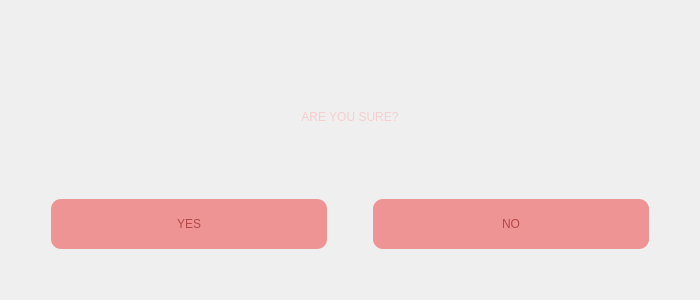
<?xml version="1.0" encoding="UTF-8"?>
<ui version="4.0">
 <class>Check</class>
 <widget class="QDialog" name="Check">
  <property name="geometry">
   <rect>
    <x>0</x>
    <y>0</y>
    <width>700</width>
    <height>300</height>
   </rect>
  </property>
  <property name="minimumSize">
   <size>
    <width>700</width>
    <height>300</height>
   </size>
  </property>
  <property name="maximumSize">
   <size>
    <width>700</width>
    <height>300</height>
   </size>
  </property>
  <property name="windowTitle">
   <string>MATFWars</string>
  </property>
  <property name="styleSheet">
   <string notr="true">#Check{
	border-image: url(:/background/background2.jpg);
}</string>
  </property>
  <layout class="QVBoxLayout" name="verticalLayout">
   <item>
    <spacer name="verticalSpacer_2">
     <property name="orientation">
      <enum>Qt::Vertical</enum>
     </property>
     <property name="sizeType">
      <enum>QSizePolicy::Fixed</enum>
     </property>
     <property name="sizeHint" stdset="0">
      <size>
       <width>20</width>
       <height>30</height>
      </size>
     </property>
    </spacer>
   </item>
   <item>
    <widget class="QLabel" name="sure_label">
     <property name="styleSheet">
      <string notr="true">font: 600 35pt &quot;URW Bookman&quot;;
color: rgb(246, 206, 206);</string>
     </property>
     <property name="text">
      <string>ARE YOU SURE?</string>
     </property>
     <property name="alignment">
      <set>Qt::AlignCenter</set>
     </property>
    </widget>
   </item>
   <item>
    <layout class="QHBoxLayout" name="horizontalLayout">
     <property name="leftMargin">
      <number>0</number>
     </property>
     <property name="topMargin">
      <number>0</number>
     </property>
     <item>
      <spacer name="horizontalSpacer">
       <property name="orientation">
        <enum>Qt::Horizontal</enum>
       </property>
       <property name="sizeType">
        <enum>QSizePolicy::Fixed</enum>
       </property>
       <property name="sizeHint" stdset="0">
        <size>
         <width>40</width>
         <height>20</height>
        </size>
       </property>
      </spacer>
     </item>
     <item>
      <widget class="QPushButton" name="yes_check_button">
       <property name="sizePolicy">
        <sizepolicy hsizetype="Expanding" vsizetype="Expanding">
         <horstretch>3</horstretch>
         <verstretch>3</verstretch>
        </sizepolicy>
       </property>
       <property name="minimumSize">
        <size>
         <width>30</width>
         <height>50</height>
        </size>
       </property>
       <property name="maximumSize">
        <size>
         <width>300</width>
         <height>50</height>
        </size>
       </property>
       <property name="styleSheet">
        <string notr="true">color:rgb(180, 72, 72);
font: 600 25pt &quot;URW Bookman&quot;;
background-color: rgb(238,148,148);
border-radius:10px;</string>
       </property>
       <property name="text">
        <string>YES</string>
       </property>
      </widget>
     </item>
     <item>
      <spacer name="horizontalSpacer_2">
       <property name="orientation">
        <enum>Qt::Horizontal</enum>
       </property>
       <property name="sizeType">
        <enum>QSizePolicy::Fixed</enum>
       </property>
       <property name="sizeHint" stdset="0">
        <size>
         <width>40</width>
         <height>20</height>
        </size>
       </property>
      </spacer>
     </item>
     <item>
      <widget class="QPushButton" name="no_check_button">
       <property name="sizePolicy">
        <sizepolicy hsizetype="Expanding" vsizetype="Expanding">
         <horstretch>3</horstretch>
         <verstretch>3</verstretch>
        </sizepolicy>
       </property>
       <property name="minimumSize">
        <size>
         <width>30</width>
         <height>50</height>
        </size>
       </property>
       <property name="maximumSize">
        <size>
         <width>300</width>
         <height>50</height>
        </size>
       </property>
       <property name="styleSheet">
        <string notr="true">color:rgb(180, 72, 72);
font: 600 25pt &quot;URW Bookman&quot;;
background-color: rgb(238,148,148);
border-radius:10px;</string>
       </property>
       <property name="text">
        <string>NO</string>
       </property>
      </widget>
     </item>
     <item>
      <spacer name="horizontalSpacer_3">
       <property name="orientation">
        <enum>Qt::Horizontal</enum>
       </property>
       <property name="sizeType">
        <enum>QSizePolicy::Fixed</enum>
       </property>
       <property name="sizeHint" stdset="0">
        <size>
         <width>40</width>
         <height>20</height>
        </size>
       </property>
      </spacer>
     </item>
    </layout>
   </item>
   <item>
    <spacer name="verticalSpacer">
     <property name="orientation">
      <enum>Qt::Vertical</enum>
     </property>
     <property name="sizeType">
      <enum>QSizePolicy::Fixed</enum>
     </property>
     <property name="sizeHint" stdset="0">
      <size>
       <width>20</width>
       <height>40</height>
      </size>
     </property>
    </spacer>
   </item>
  </layout>
 </widget>
 <resources/>
 <connections/>
</ui>
